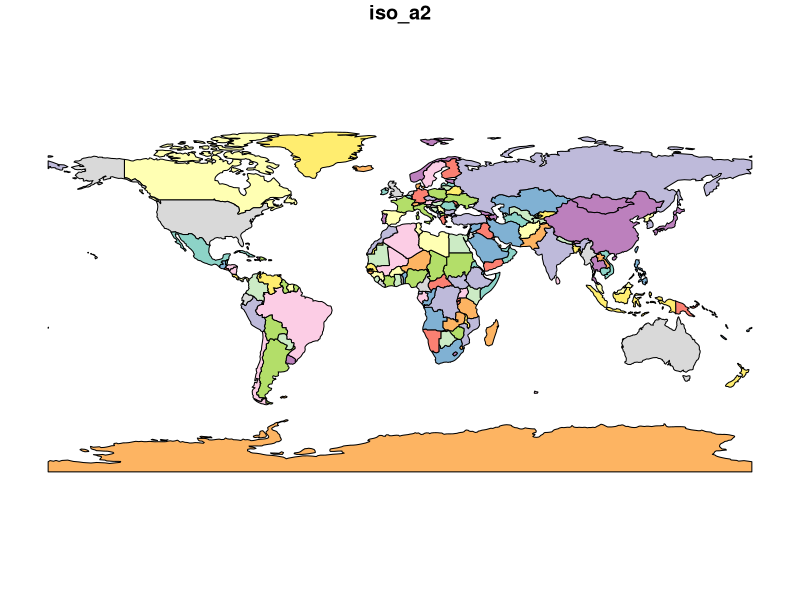
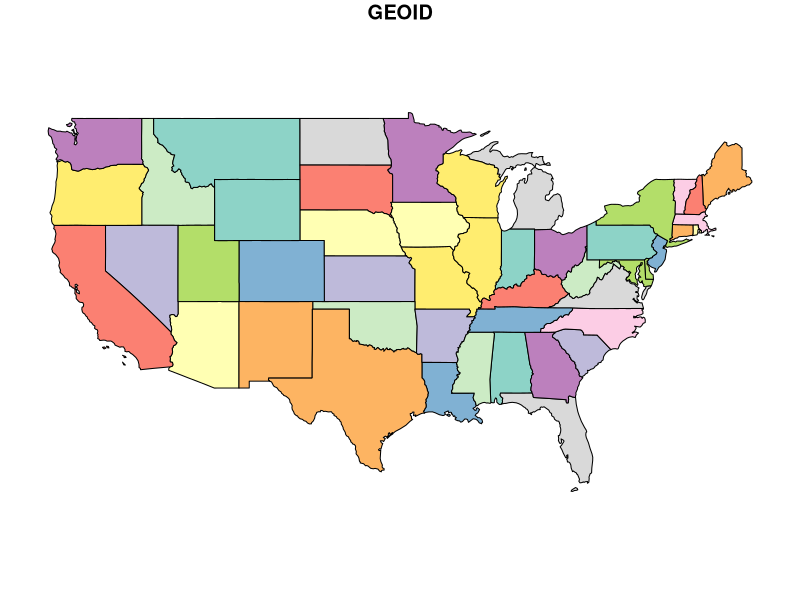
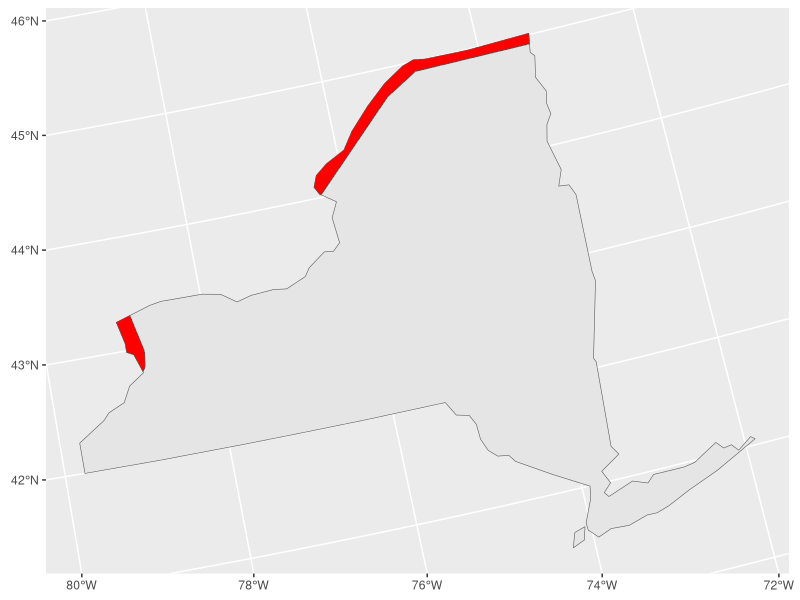

These charts were generated, in order, by the following R code:
library(spData)
library(sf)
library(tidyverse)
library(units)

#load 'world' data from spData package
data(world)  

# load 'states' boundaries from spData package
data(us_states)

#plot if desired
plot(world[1])  
#plot if desired
plot(us_states[1]) 

#filter just canada
canada_buffer<- world %>%
  filter(name_long=="Canada") %>%
  st_transform(crs ="+proj=aea +lat_1=29.5 +lat_2=45.5 +lat_0=37.5 +lon_0=-96 +x_0=0 +y_0=0 +ellps=GRS80 +datum=NAD83 +units=m +no_defs") %>%
  #st_centroid()%>%
  st_buffer(dist = 10000)

new_york <- us_states %>%
  filter(NAME=="New York") %>%
  st_transform(crs = "+proj=aea +lat_1=29.5 +lat_2=45.5 +lat_0=37.5 +lon_0=-96 +x_0=0 +y_0=0 +ellps=GRS80 +datum=NAD83 +units=m +no_defs") 
  
intersection<- st_intersection(canada_buffer, new_york)  

  ggplot() +
    geom_sf(data = new_york)+
    geom_sf(data = intersection, fill = "red")
  
  st_area(intersection)%>%
set_units(km^2)  
